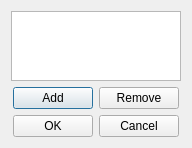
<?xml version="1.0" encoding="UTF-8"?>
<ui version="4.0">
 <class>GaussianWeightDialog</class>
 <widget class="QDialog" name="GaussianWeightDialog">
  <property name="geometry">
   <rect>
    <x>0</x>
    <y>0</y>
    <width>192</width>
    <height>145</height>
   </rect>
  </property>
  <property name="windowTitle">
   <string>Gaussian Weights</string>
  </property>
  <layout class="QVBoxLayout" name="verticalLayout">
   <item>
    <widget class="QTableWidget" name="gaussTable"/>
   </item>
   <item>
    <layout class="QHBoxLayout" name="horizontalLayout">
     <item>
      <spacer name="horizontalSpacer_3">
       <property name="orientation">
        <enum>Qt::Horizontal</enum>
       </property>
       <property name="sizeHint" stdset="0">
        <size>
         <width>40</width>
         <height>20</height>
        </size>
       </property>
      </spacer>
     </item>
     <item>
      <widget class="QPushButton" name="addButton">
       <property name="text">
        <string>Add</string>
       </property>
      </widget>
     </item>
     <item>
      <widget class="QPushButton" name="removeButton">
       <property name="text">
        <string>Remove</string>
       </property>
      </widget>
     </item>
     <item>
      <spacer name="horizontalSpacer_4">
       <property name="orientation">
        <enum>Qt::Horizontal</enum>
       </property>
       <property name="sizeHint" stdset="0">
        <size>
         <width>40</width>
         <height>20</height>
        </size>
       </property>
      </spacer>
     </item>
    </layout>
   </item>
   <item>
    <layout class="QHBoxLayout" name="horizontalLayout_2">
     <item>
      <spacer name="horizontalSpacer">
       <property name="orientation">
        <enum>Qt::Horizontal</enum>
       </property>
       <property name="sizeHint" stdset="0">
        <size>
         <width>40</width>
         <height>20</height>
        </size>
       </property>
      </spacer>
     </item>
     <item>
      <widget class="QPushButton" name="okButton">
       <property name="text">
        <string>OK</string>
       </property>
      </widget>
     </item>
     <item>
      <widget class="QPushButton" name="cancelButton">
       <property name="text">
        <string>Cancel</string>
       </property>
      </widget>
     </item>
     <item>
      <spacer name="horizontalSpacer_2">
       <property name="orientation">
        <enum>Qt::Horizontal</enum>
       </property>
       <property name="sizeHint" stdset="0">
        <size>
         <width>40</width>
         <height>20</height>
        </size>
       </property>
      </spacer>
     </item>
    </layout>
   </item>
  </layout>
 </widget>
 <resources/>
 <connections/>
</ui>
